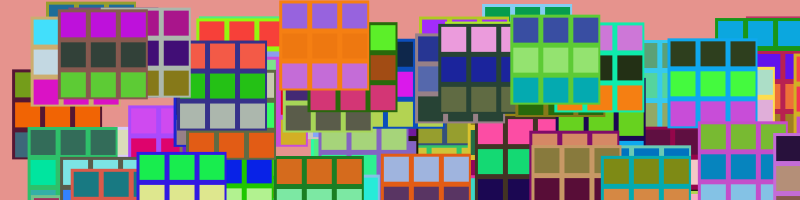
Frame 1 (no input)
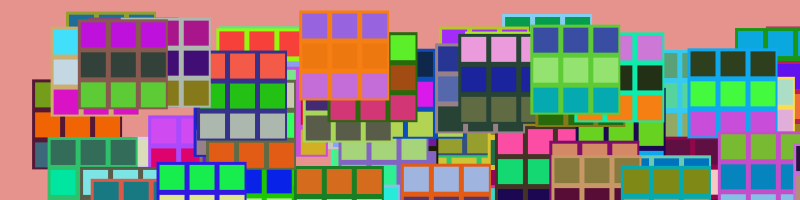
Frame 2 (the mouse pressed at the canvas centre, redrawn once)

The Processing sketch that drew these frames (run headless with seeded random() and noise(); the mouse was pressed at the canvas centre and the sketch redrawn once):

// Processing sketch: processing_91624
// ── processing_91624.pde

//Declare
Rubiks [] rubiksCollection = new Rubiks[100];


void setup() {
  size(800, 200);
  smooth();
  noLoop();
  noStroke();
  
  //Initialize
 for( int i=0; i< rubiksCollection.length ; i++){ 
 rubiksCollection[i] = new Rubiks(random(0, width), random(0, 200));
}
}

void draw() {

  background(230, 147, 141);
 //Call Function 
  for(int i=0; i<rubiksCollection.length ; i++) {
  rubiksCollection[i].run();
 
  }
  
  
}
void mousePressed(){
  redraw();
}
  //drawCube(xpos, ypos, green);
  //base "black"


class Rubiks {

  //Data
  float x=0;
  float y=0;
  float r;
  float s;
  float t;
  color c;
  color c2;
  color c3;
  float speedX = 20;
  float speedY = 10;
  
  //Constructor
  Rubiks(float _x, float _y) {
    c= color(random(255), random(255), random(255));
    c2= color(random(255), random(255), random(255));
    c3= color(random(255), random(255), random(255));
    x= _x;
    y= _y;
  }


  //Function

  void run() {
    blkCube();
    C1();
    C2();
    C3();
    C4();
    C5();
    C6();
    C7();
    C8();
    C9();
    move();
    bounce();
  }

  void blkCube() {
    rect(x, y, 90, 90);
    fill(0);
  }
///////1st row
  void C1() {
    fill(c);
    rect(x+3, y+3, 25, 25);
  }

  void C2() {
    fill(c);
    rect((x+3)+30, y+3, 25, 25);
  }

  void C3() {
    rect((x+3)+60, y+3, 25, 25);
    noStroke();
  }
///////////2nd row
  void C4() {
    fill (c2);
    rect(x+3, (y+3)+ 30, 25, 25);
  }
  void C5() {
    fill(c2);
    rect((x+3)+ 30, (y+3)+ 30, 25, 25);
  }
  void C6() {
    fill(c2);
    rect((x+3)+ 60, (y+3)+ 30, 25, 25);
  }
  ///////3rd row
  void C7() {
    fill(c3);
    rect(x+3, (y+3) + 60, 25, 25);
  }
  
 void C8(){
    fill(c3);
    rect((x+3) + 30, (y+3) + 60, 25, 25);
}
void C9(){
  fill(c3);
  rect((x+3) + 60,  (y+3) + 60, 25, 25); 
}
  void move() {
    x+= speedX;
    y+= speedY;
  }
void bounce() {
   if(x> width){
   speedX = speedX * -1;
  } 
   if(x< 0){
   speedX = speedX * -1;
  } 
   if(y> height){
   speedY = speedY * -1;
  } 
   if(y> 0){
   speedY = speedY * -1;
  } 
}
}

/* x=90;
 y=90;
 r= 240;
 s= 255;
 t= 0;
 */
